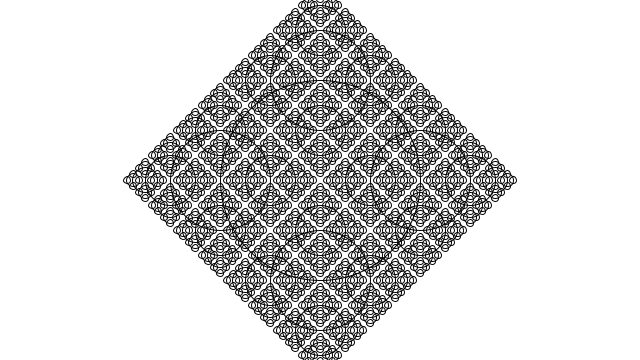
Frame 1 (no input)
Frame 60 (the mouse pressed at the canvas centre just before this capture): identical to frame 1, image omitted
Frame 120 (the mouse held since frame 60 and released just before this capture): identical to frame 1, image omitted

The Processing sketch that drew this single still picture (run headless with seeded random() and noise(); from frame 60 on, the mouse is pressed at the canvas centre):

// Processing sketch: sketch_150330c
// ── sketch_150330c.pde
void setup() 
{ 
  //size(400,600); 
  size(640,360); 
  smooth(); 

} 

void draw()
{
  
   background(255);
  drawCircle(width/2,height/2,200);
  //cantor(10, 20, width-20);
}


int factorial(int n) 
{
  int f = 1;

  for (int i = 0; i < n; i++) {
    f = f * (i+1);
  }



  return f;
}


int factorial2(int n) 
{
  if (n == 1) {
    return 1;
  } else {
    return n * factorial(n-1);
  }
}


void drawCircle(int x, int y, float radius) 
{
  stroke(0);
  noFill();
  ellipse(x, y, radius, radius);
//  if(radius > 2) 
//  {
//    radius *= 0.75f;
//    drawCircle(x, y, radius);
//  }
  if(radius > 12) 
  {
    drawCircle(x + int(radius/2), y, radius/2);
    drawCircle(x - int(radius/2), y, radius/2);
    drawCircle(x, y + int(radius/2), radius/2);
    drawCircle(x, y - int(radius/2), radius/2);

  }

}

void cantor(float x, float y, float len) {
  // Stop at 1 pixel!
  if (len >= 1) {
    line(x,y,x+len,y);
    y += 20;
    cantor(x,y,len/3);
    cantor(x+len*2/3,y,len/3);
  }
}
